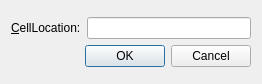
<?xml version="1.0" encoding="UTF-8"?>
<ui version="4.0">
 <class>gotocelldialog</class>
 <widget class="QWidget" name="gotocelldialog">
  <property name="geometry">
   <rect>
    <x>0</x>
    <y>0</y>
    <width>262</width>
    <height>84</height>
   </rect>
  </property>
  <property name="windowTitle">
   <string>gotocelldialog</string>
  </property>
  <layout class="QVBoxLayout" name="verticalLayout_2">
   <item>
    <layout class="QVBoxLayout" name="verticalLayout">
     <item>
      <layout class="QHBoxLayout" name="horizontalLayout">
       <item>
        <widget class="QLabel" name="label">
         <property name="text">
          <string>&amp;CellLocation:</string>
         </property>
         <property name="buddy">
          <cstring>lineEdit</cstring>
         </property>
        </widget>
       </item>
       <item>
        <widget class="QLineEdit" name="lineEdit"/>
       </item>
      </layout>
     </item>
     <item>
      <layout class="QHBoxLayout" name="horizontalLayout_2">
       <item>
        <spacer name="horizontalSpacer">
         <property name="orientation">
          <enum>Qt::Horizontal</enum>
         </property>
         <property name="sizeHint" stdset="0">
          <size>
           <width>40</width>
           <height>20</height>
          </size>
         </property>
        </spacer>
       </item>
       <item>
        <widget class="QDialogButtonBox" name="buttonBox">
         <property name="standardButtons">
          <set>QDialogButtonBox::Cancel|QDialogButtonBox::Ok</set>
         </property>
        </widget>
       </item>
      </layout>
     </item>
    </layout>
   </item>
  </layout>
 </widget>
 <layoutdefault spacing="6" margin="11"/>
 <resources/>
 <connections/>
</ui>
